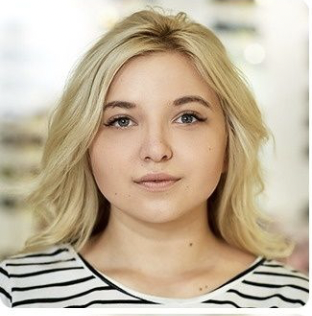
#> input picture Snapchat_Filters/Pencil_Sketch_Filter/girl.png, 312 x 316 px
$ python sketch.py
#> lines starting #> are read from the running program, lines starting #| are printed output that depends on the picture
#> further down, image is the input picture: shape (316, 312, 3); mean B, G, R 156.1, 179.7, 195.4
# Importing necessary libraries
import cv2


def pencil_sketch(image):
	# Converting the image from BGR to GRAY
	gray = cv2.cvtColor(image,cv2.COLOR_BGR2GRAY)
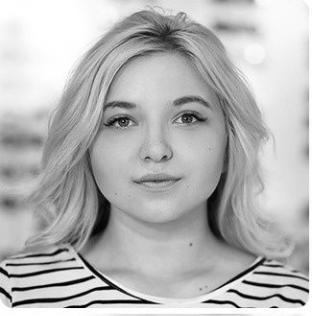
#> gray: shape (316, 312); min 0, max 255, mean 181.7

	# Inverting the gray image
	inverted = cv2.bitwise_not(gray)
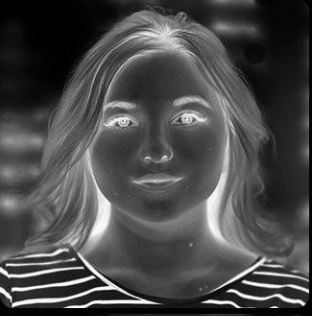
#> inverted: shape (316, 312); min 0, max 255, mean 73.3

	# Blurring the inverted image
	blurred = cv2.GaussianBlur(inverted, (31,31),0)
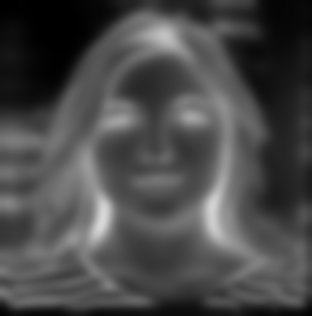
#> blurred: shape (316, 312); min 0, max 217, mean 73.3

	# Inverting the blurred image
	blurred_inverted = cv2.bitwise_not(blurred)
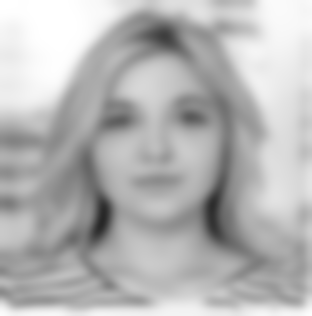
#> blurred_inverted: shape (316, 312); min 38, max 255, mean 181.7

	# Performing bitwise division between the gray image and the inverted blurred image
	# to obtain a sketch like image
	sketch = cv2.divide(gray,blurred_inverted,scale=256.0)
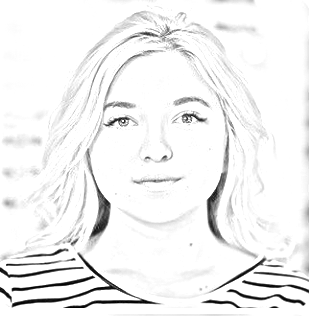
#> sketch: shape (316, 312); min 0, max 255, mean 241.6

	return sketch


# Reading the image
image = cv2.imread("girl.png")
sketched_image = pencil_sketch(image)

cv2.imshow("img",sketched_image)
cv2.waitKey(0)
cv2.destroyAllWindows()
